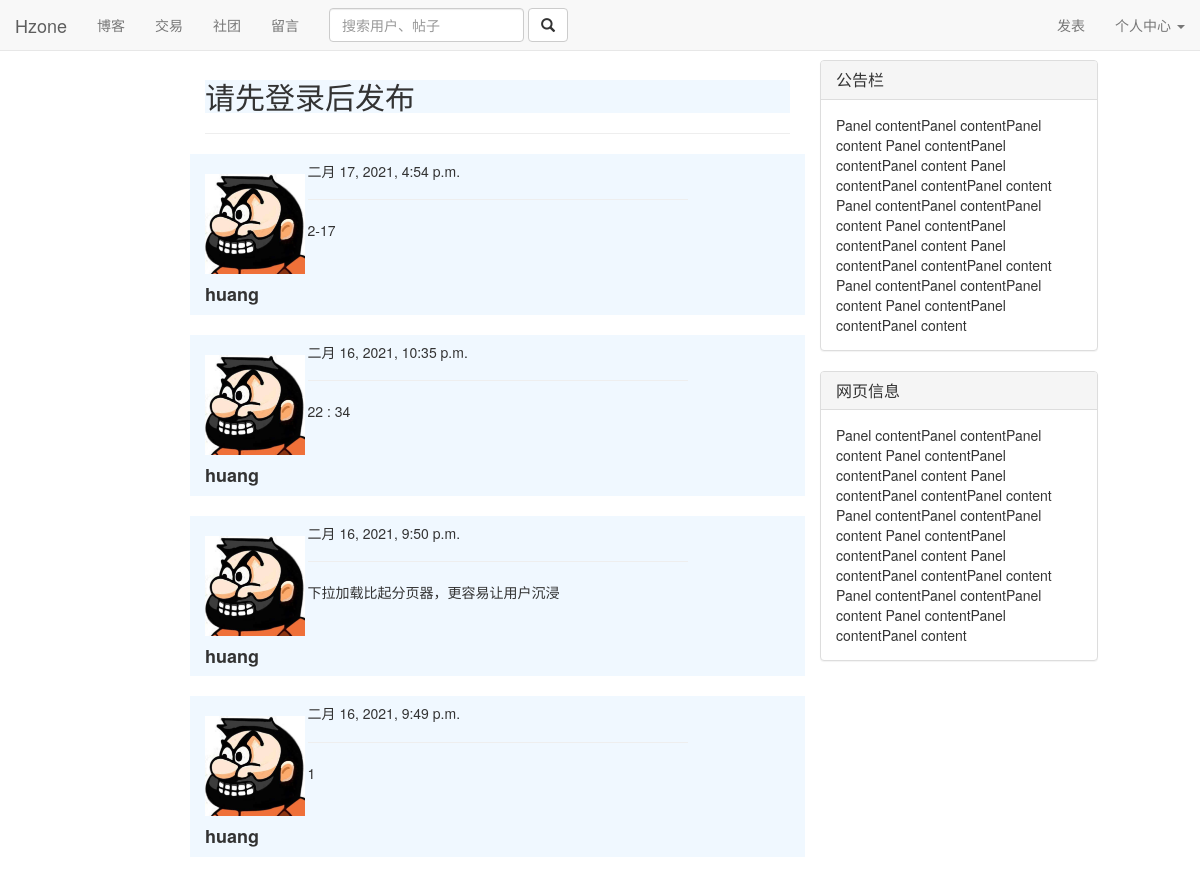
Page /board/ on the earlier database version.
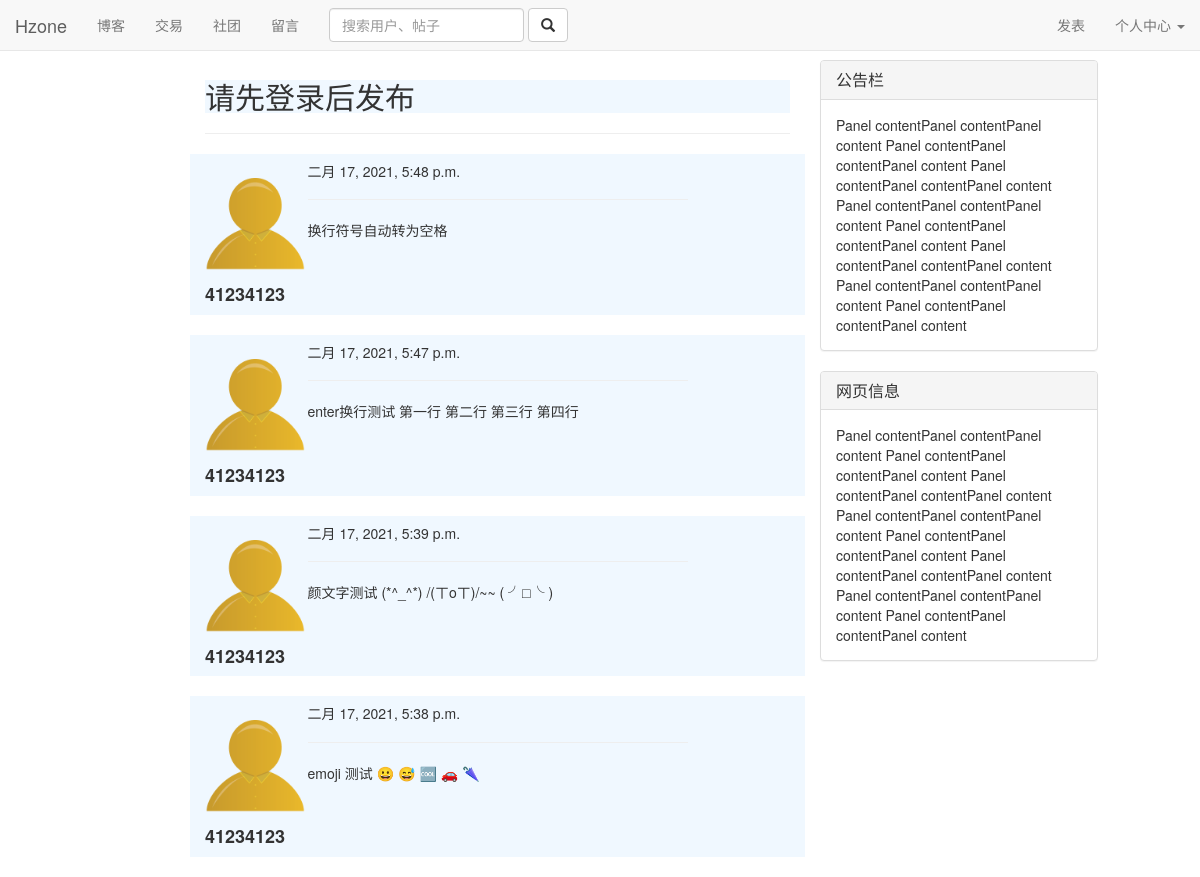
Same page on the later database version.
### board/models.py (models this page shows, shortened)
class Message(models.Model):
    content =  models.TextField()
    author = models.ForeignKey(User,on_delete=models.DO_NOTHING)
    time = models.DateTimeField(auto_now_add=True)
    class Meta:
        ordering=['-time']

### user/models.py (models this page shows)
class User(AbstractUser):
    motto = models.TextField(max_length=24)
    icon = models.ImageField(default="./static/icon/default.jpg",upload_to='./static/icon/')

### board/views.py (the view)
# urls.py: path('',views.msg_stk),
def msg_stk(request):
    context = {}
    if request.method == 'GET':
        msgs = Message.objects.all()
        paginator = Paginator(msgs,4)
        n = request.GET.get("page",1)
        if int(n) > paginator.num_pages:
            raise Http404('None')
        p = paginator.get_page(n)
        context['msgs'] = p
        return render(request,'stk.html',context)

### board/templates/stk.html (shortened to what this page needs)
{% extends 'base.html' %}
{% block content %}
    {% if user.is_authenticated %}
        <form id="text_form" action="/board/upload/" method="post" class="form-horizontal">
            {% csrf_token %}
            <textarea id="text_box" name="text" placeholder="畅所欲言吧骚年"
            style="min-height: 100px;min-width: 100%;max-height: 100px;max-width: 100%;"></textarea>
            <br>
            <button type="submit" style="width: 100px;">发布</button>
        </form>
    {% else %}
        <div style="background-color: aliceblue;">
            <h2>请先登录后发布</h2>
        </div>
    {% endif %}
    <hr>
    <div id="stk">
        <div id="cur">
        {% for each in msgs %}
            <div class="row" style="background-color: aliceblue;">
                <div class="col-md-2">
                    <br>
                    <a href="/user/{{ each.author.id }}" class="center-block">
                        <img class="media-object" src="/{{ each.author.icon }}" style="height: 100px;width: 100px;">
                    </a>
                    <h4><b>{{ each.author.username }}</b></h4>
                </div>
                <div class="col-md-8">
                    <h5>{{ each.time }}</h5>
                    <hr>
                    <p>{{ each.content }}</p>
                </div>
                <div class="col-md-2"></div>
            </div>
            <br>
        {% empty %}
            <h2 style="color: aliceblue;">
                暂无留言
            </h2>
        {% endfor %}
        </div>
    </div>
{% endblock %}

### templates/base.html (shortened to what this page needs)
<!DOCTYPE html>
<html lang="zh-CN">
  <head>
    <link href="https://cdn.jsdelivr.net/npm/bootstrap@3.3.7/dist/css/bootstrap.min.css" rel="stylesheet">
  </head>
  <body background="https://cn.bing.com/th?id=OHR.OceanHeart_ZH-CN2697021215_1920x1080.jpg"
  style="background-attachment:fixed;">
  <div class="row">
        <br><br><br>
        <div class="col-md-2">
        </div>
        <div class="col-md-6">
            <nav class="navbar navbar-default navbar-fixed-top">
                <div class="container-fluid">
                  <div class="navbar-header">
                    <a class="navbar-brand" href="/">Hzone</a>
                  </div>
                  <div class="collapse navbar-collapse" id="bs-example-navbar-collapse-1">
                    <ul class="nav navbar-nav">
                      <li><a href="/">博客</a></li>
                      <li><a href="/">交易</a></li>
                      <li><a href="/">社团</a></li>
                      <li><a href="/board">留言</a></li>
                    </ul>
                    <form class="navbar-form navbar-left" action="/search/">
                      <div class="form-group">
                        <input name="wd" type="text" class="form-control" placeholder="搜索用户、帖子">
                      </div>
                      <button type="submit" class="btn btn-default">
                        <span class="glyphicon glyphicon-search" aria-hidden="true"></span>
                      </button>
                    </form>
                    <ul class="nav navbar-nav navbar-right">
                      <li><a href="#">发表</a></li>
                      <li class="dropdown">
                        <a href="#" class="dropdown-toggle" data-toggle="dropdown" role="button" aria-haspopup="true" aria-expanded="false">
                            个人中心
                          <span class="caret">
                          </span>
                        </a>
                      </li>
                    </ul>
                  </div>
                </div>
            </nav>
            <div>
              {% block content %}{% endblock %}
            </div>
        </div>
        <div class="col-md-3">
          <div class="position-fixed" >
              <div class="panel panel-default">
                <div class="panel-heading">
                  <h3 class="panel-title">公告栏</h3>
                </div>
                <div class="panel-body">
                  Panel contentPanel contentPanel content
                  Panel contentPanel contentPanel content
                  Panel contentPanel contentPanel content
                  Panel contentPanel contentPanel content
                  Panel contentPanel contentPanel content
                  Panel contentPanel contentPanel content
                  Panel contentPanel contentPanel content
                  Panel contentPanel contentPanel content
                </div>
              </div>
              <div class="panel panel-default">
                <div class="panel-heading">
                  <h3 class="panel-title">网页信息</h3>
                </div>
                <div class="panel-body">
                  Panel contentPanel contentPanel content
                  Panel contentPanel contentPanel content
                  Panel contentPanel contentPanel content
                  Panel contentPanel contentPanel content
                  Panel contentPanel contentPanel content
                  Panel contentPanel contentPanel content
                  Panel contentPanel contentPanel content
                  Panel contentPanel contentPanel content
                </div>
              </div>
          </div>
        </div>
        <div class="col-md-1">
        </div>
    </div>
  </body>
</html>

Differences in the rows shown:
no longer on this page (row unchanged): Message: author.icon (picture), author.username "huang", time "二月 17, 2021, 4:54 p.m.", content "2-17"
no longer on this page (row unchanged): Message: author.icon (picture), author.username "huang", time "二月 16, 2021, 10:35 p.m.", content "22 : 34"
no longer on this page (row unchanged): Message: author.icon (picture), author.username "huang", time "二月 16, 2021, 9:50 p.m.", content "下拉加载比起分页器，更容易让用户沉浸"
no longer on this page (row unchanged): Message: author.icon (picture), author.username "huang", time "二月 16, 2021, 9:49 p.m.", content "1"
added Message: author.icon (placeholder picture), author.username "41234123", time "二月 17, 2021, 5:48 p.m.", content "换行符号自动转为空格"
added Message: author.icon (placeholder picture), author.username "41234123", time "二月 17, 2021, 5:47 p.m.", content "enter换行测试 第一行 第二行 第三行 第四行"
added Message: author.icon (placeholder picture), author.username "41234123", time "二月 17, 2021, 5:39 p.m.", content "颜文字测试 (*^_^*) /(ㄒoㄒ)/~~ ( ╯□╰ )"
added Message: author.icon (placeholder picture), author.username "41234123", time "二月 17, 2021, 5:38 p.m.", content "emoji 测试 😀 😅 🆒 🚗 🌂"
